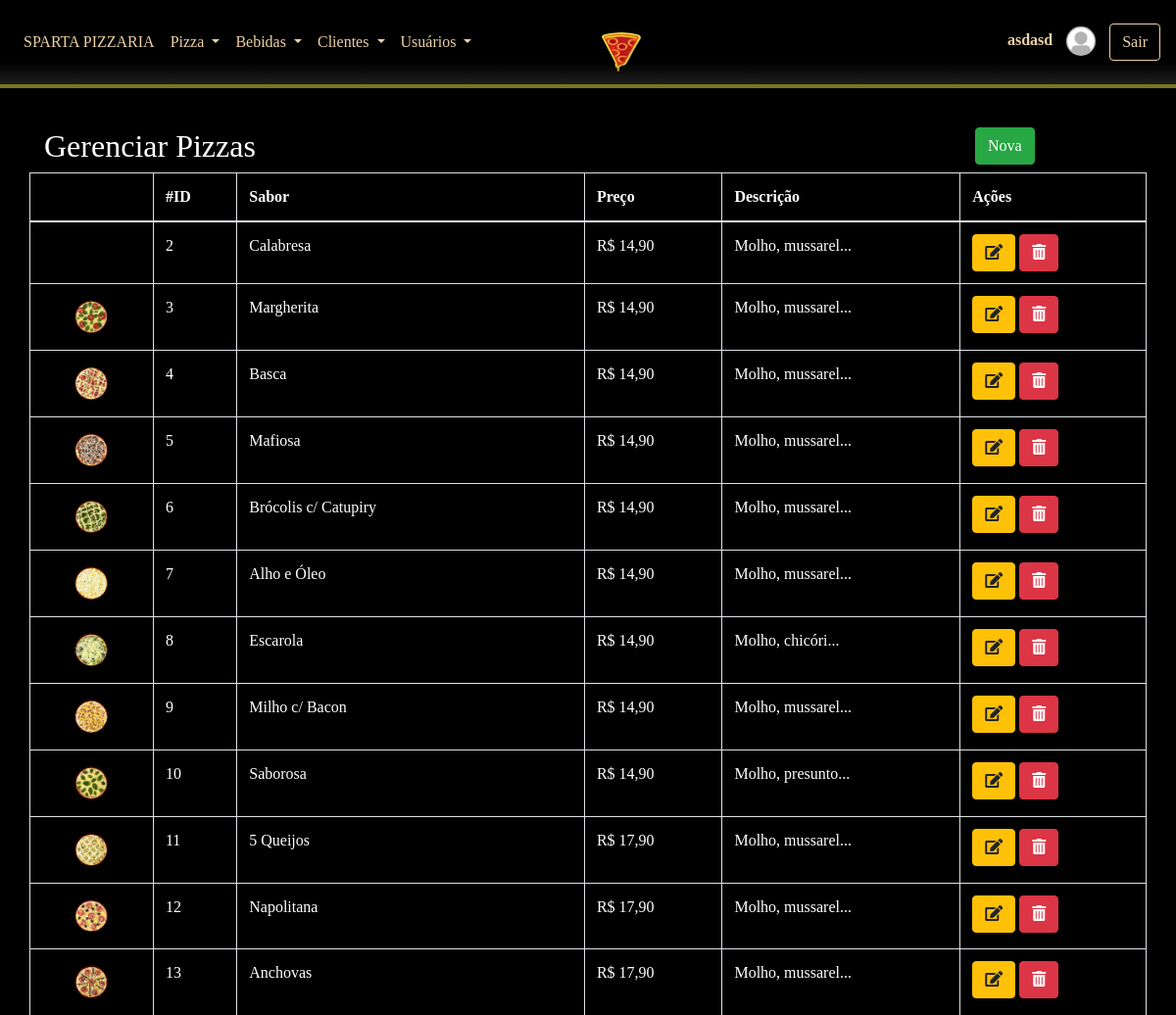
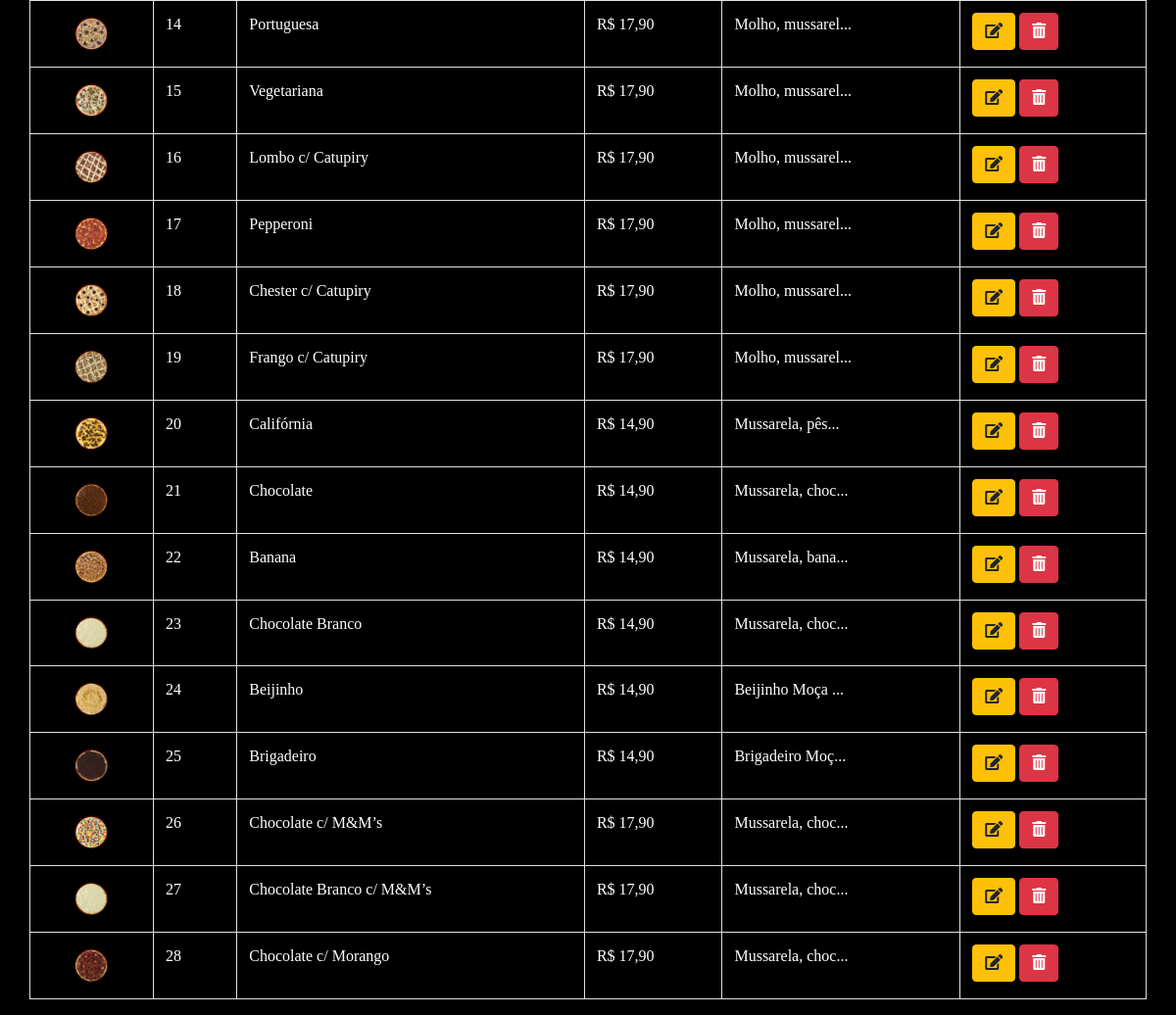
The page /administrativo/pizzas.php (signed in) on the database its author committed (2 pictures, top to bottom).
### tables this page shows
CREATE TABLE `pizza` (
  `id` int NOT NULL AUTO_INCREMENT,
  `sabor` varchar(65) NOT NULL,
  `preco` float NOT NULL,
  `imagem` varchar(200) DEFAULT NULL,
  `descricao` varchar(145) NOT NULL,
  `categoria` char(1) NOT NULL,
  PRIMARY KEY (`id`)
);

### administrativo/classes/Conexao.php (called while the page is built, shortened)
<?php
class Conexao
{
	private $host;
	private $user;
	private $password;
	public function __construct() {
		$this->host = 'mysql:host=localhost;dbname=pizzaria_sparta';
		$this->user = 'root';
		$this->password = 'JuanPablo';
	}
    public function conectar() {
    	try {
			$conn = new PDO(
							$this->host,
							$this->user,
							$this->password
						);
			return $conn;
		} catch (PDOException $e) {
			echo 'Erro na conexao. Erro reportado: ' . $e->getMessage();
			exit;
		}
    }
}

### administrativo/classes/PizzaDAO.php (called while the page is built, shortened)
<?php
require_once 'Model.php';
class PizzaDAO extends Model
{
    public function __construct()
    {
        $this->class = 'Pizza';
        $this->tabela = 'pizza';
    }
}

### administrativo/classes/Model.php (called while the page is built, shortened)
<?php
require 'Conexao.php';
class Model
{
	protected $tabela;
	protected $class;
	protected $db;
	public function __construct()
	{
		$conexao = new Conexao();
		$this->db = $conexao->conectar();
	}
    public function listar()
    {
    	$sql = "SELECT * FROM {$this->tabela}";
    	$stmt = $this->db->prepare($sql);
    	$stmt->setFetchMode(PDO::FETCH_CLASS, $this->class);
    	$stmt->execute();
    	return $stmt->fetchAll();
    }
}

### administrativo/classes/Pizza.php (called while the page is built, shortened)
<?php
class Pizza
{
    private $id;
    private $sabor;
    private $preco;
    private $imagem;
    private $descricao;
    public function getId()
    {
        return $this->id;
    }
    public function getSabor()
    {
        return $this->sabor;
    }
    public function getPreco()
    {
        return number_format($this->preco, 2, ',','.');
    }
    public function getImagem()
    {
        return $this->imagem;
    }
    public function getDescricao()
    {
        return $this->descricao;
    }
}

### administrativo/pizzas.php (the view, shortened to what this page needs)
<?php include './layout/header.php'; ?>
<?php include './layout/menu.php'; ?>
<?php
require 'classes/Pizza.php';
require 'classes/PizzaDAO.php';
$pizzaDAO = new PizzaDAO();
$pizzas = $pizzaDAO->listar();
?>
<div class="row" style="margin-top:40px">
	<div class="col-10">
		<h2>Gerenciar Pizzas</h2>
	</div>
	<div class="col-2">
		<a href="form_pizza.php" class="btn btn-success">Nova</a>
	</div>
</div>
<div class="row">
	<table class="table table-hover table-bordered table-striped">
		<thead>
			<tr>
				<th></th>
				<th>#ID</th>
				<th>Sabor</th>
				<th>Preço</th>
				<th>Descrição</th>
				<th>Ações</th>
			</tr>
		</thead>
		<tbody>
			<?php foreach($pizzas as $pizza){ ?>
			<tr>
				<td class="text-center">
					<img src="../<?= $pizza->getImagem() ?>" alt="" width="50" class="rounded-circle">
				</td>
				<td><?= $pizza->getId() ?></td>
				<td><?= $pizza->getSabor() ?></td>
				<td>R$ <?= $pizza->getPreco() ?></td>
				<td data-toggle="tooltip" title="<?= ($pizza->getDescricao() != '' ? $pizza->getDescricao() : ''); ?>"><?= ($pizza->getDescricao() != '' ? substr($pizza->getDescricao(),0,15).'...' : ''); ?></td>
				<td>
					<a href="form_pizza.php?id=<?= $pizza->getId() ?>" class="btn btn-warning">
						<i class="fas fa-edit"></i>
					</a>
					<a href="controle_pizza.php?acao=deletar&id=<?= $pizza->getId() ?>" onclick="return confirm('Deseja realmente excluir?')" class="btn btn-danger">
						<i class="fas fa-trash-alt"></i>
					</a>
				</td>
			</tr>
			<?php } ?>
		</tbody>
	</table>
</div>
<?php include './layout/footer.php'; ?>

### administrativo/assets/css/estilo-3.css (style rules this page uses)
body { background-color: #fefdf2; font-family: "Avant Garde","Avantgarde","Century Gothic","CenturyGothic","AppleGothic","sans-serif"; }

### administrativo/assets/css/all.css (style rules this page uses)
.fa, .fas, .far, .fal, .fad, .fab { -moz-osx-font-smoothing: grayscale; -webkit-font-smoothing: antialiased; display: inline-block; font-style: normal; font-variant: normal; text-rendering: auto; line-height: 1; }
.fa-edit:before { content: "\f044"; }
.fa-trash-alt:before { content: "\f2ed"; }
.fa, .fas { font-family: 'Font Awesome 5 Free'; font-weight: 900; }

### rows shown on the page
pizza: id "2", sabor "Calabresa", preco "14,90", descricao "Molho, mussarel"
pizza: shows a picture, id "3", sabor "Margherita", preco "14,90", descricao "Molho, mussarel"
pizza: shows a picture, id "4", sabor "Basca", preco "14,90", descricao "Molho, mussarel"
pizza: shows a picture, id "5", sabor "Mafiosa", preco "14,90", descricao "Molho, mussarel"
pizza: shows a picture, id "6", sabor "Brócolis c/ Catupiry", preco "14,90", descricao "Molho, mussarel"
pizza: shows a picture, id "7", sabor "Alho e Óleo", preco "14,90", descricao "Molho, mussarel"
pizza: shows a picture, id "8", sabor "Escarola", preco "14,90", descricao "Molho, chicóri"
pizza: shows a picture, id "9", sabor "Milho c/ Bacon", preco "14,90", descricao "Molho, mussarel"
pizza: shows a picture, id "10", sabor "Saborosa", preco "14,90", descricao "Molho, presunto"
pizza: shows a picture, id "11", sabor "5 Queijos", preco "17,90", descricao "Molho, mussarel"
pizza: shows a picture, id "12", sabor "Napolitana", preco "17,90", descricao "Molho, mussarel"
pizza: shows a picture, id "13", sabor "Anchovas", preco "17,90", descricao "Molho, mussarel"
pizza: shows a picture, id "14", sabor "Portuguesa", preco "17,90", descricao "Molho, mussarel"
pizza: shows a picture, id "15", sabor "Vegetariana", preco "17,90", descricao "Molho, mussarel"
pizza: shows a picture, id "16", sabor "Lombo c/ Catupiry", preco "17,90", descricao "Molho, mussarel"
pizza: shows a picture, id "17", sabor "Pepperoni", preco "17,90", descricao "Molho, mussarel"
pizza: shows a picture, id "18", sabor "Chester c/ Catupiry", preco "17,90", descricao "Molho, mussarel"
pizza: shows a picture, id "19", sabor "Frango c/ Catupiry", preco "17,90", descricao "Molho, mussarel"
pizza: shows a picture, id "20", sabor "Califórnia", preco "14,90", descricao "Mussarela, pês"
pizza: shows a picture, id "21", sabor "Chocolate", preco "14,90", descricao "Mussarela, choc"
pizza: shows a picture, id "22", sabor "Banana", preco "14,90", descricao "Mussarela, bana"
pizza: id "23", sabor "Chocolate Branco", preco "14,90", descricao "Mussarela, choc"
pizza: shows a picture, id "24", sabor "Beijinho", preco "14,90", descricao "Beijinho Moça"
pizza: shows a picture, id "25", sabor "Brigadeiro", preco "14,90", descricao "Brigadeiro Moç"
pizza: shows a picture, id "26", sabor "Chocolate c/ M&M’s", preco "17,90", descricao "Mussarela, choc"
pizza: id "27", sabor "Chocolate Branco c/ M&M’s", preco "17,90", descricao "Mussarela, choc"
pizza: shows a picture, id "28", sabor "Chocolate c/ Morango", preco "17,90", descricao "Mussarela, choc"

### other values the page prints
$_SESSION['nome'] "asdasd"
